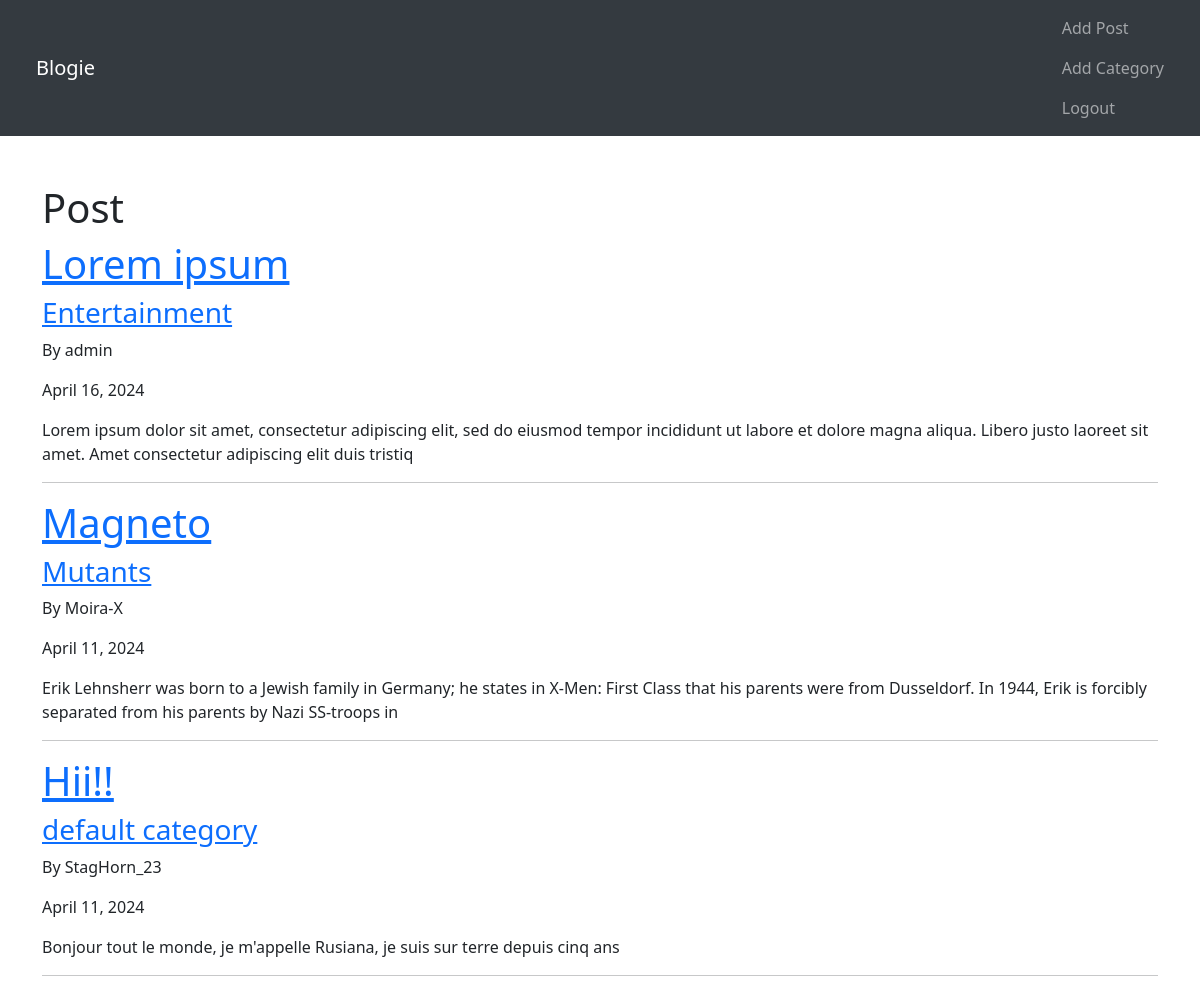
Screenshot of / (signed in) with the database file from the repository.
### blog/models.py (models this page shows, shortened)
class Post(models.Model):
    title = models.CharField(max_length=255)
    title_tag = models.CharField(max_length=255, default='')
    author = models.ForeignKey(User, on_delete=models.CASCADE)
    date_posted = models.DateField(auto_now_add=True)
    body = models.TextField()
    category = models.CharField(max_length=255, default='default category')

### blog/views.py (the view)
# urls.py: path('', HomeView.as_view(), name='home'),
class HomeView(ListView):
    model = Post
    template_name = 'blog/home.html'
    ordering = ['-date_posted']

### blog/templates/blog/home.html
{% extends "blog/base.html" %}
{% block content %}
<h1>Post</h1>
    {% for post in object_list %}
        <a href="{% url 'article-detail' post.pk %}"><h1>{{ post.title }}</h1></a>
        <a href="{% url 'category' post.category %}"><h3>{{ post.category }}</h3></a>
        <p>By {{ post.author }}</p>
        <p>{{ post.date_posted }}</p>
        <p>{{ post.body|slice:":200"|safe }}</p>
        <hr>
    {% endfor %}
{% endblock %}

### blog/static/blog/style.css (style rules this page uses)
a { text-decoration: none; }

### rows the page displays
Post: title "Lorem ipsum", category "Entertainment", author "admin", date_posted "April 16, 2024", body "Lorem ipsum dolor sit amet, consectetur adipiscing elit, sed do eiusmod tempor incididunt ut labore et dolore magna aliqua. Libero justo laoreet sit amet. Amet consectetur adipiscing elit duis tristiq"
Post: title "Magneto", category "Mutants", author "Moira-X", date_posted "April 11, 2024", body "Erik Lehnsherr was born to a Jewish family in Germany; he states in X-Men: First Class that his parents were from Dusseldorf. In 1944, Erik is forcibly separated from his parents by Nazi SS-troops in"
Post: title "Hii!!", category "default category", author "StagHorn_23", date_posted "April 11, 2024", body "Bonjour tout le monde, je m'appelle Rusiana, je suis sur terre depuis cinq ans"
